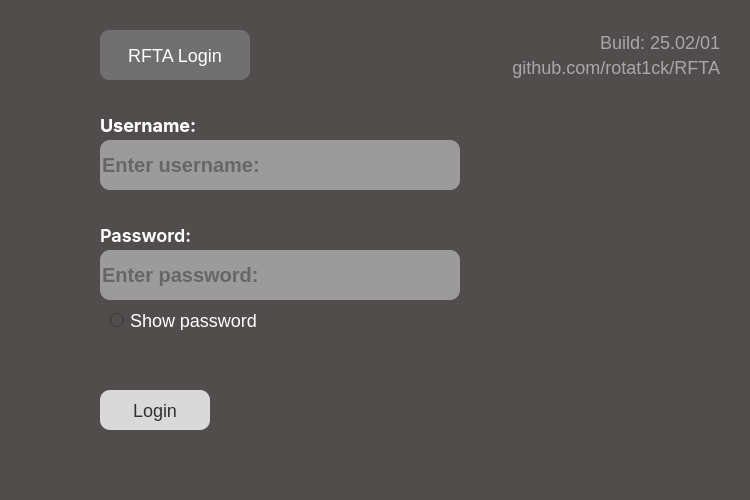
<?xml version="1.0" encoding="UTF-8"?>
<ui version="4.0">
 <class>Login</class>
 <widget class="QWidget" name="Login">
  <property name="geometry">
   <rect>
    <x>0</x>
    <y>0</y>
    <width>750</width>
    <height>500</height>
   </rect>
  </property>
  <property name="windowTitle">
   <string>MainWindow</string>
  </property>
  <property name="styleSheet">
   <string notr="true"/>
  </property>
  <widget class="QWidget" name="centralwidget" native="true">
   <property name="geometry">
    <rect>
     <x>0</x>
     <y>0</y>
     <width>750</width>
     <height>500</height>
    </rect>
   </property>
   <property name="styleSheet">
    <string notr="true">background: #514D4D;
</string>
   </property>
   <widget class="QWidget" name="UsernameButtonWidget" native="true">
    <property name="geometry">
     <rect>
      <x>100</x>
      <y>110</y>
      <width>360</width>
      <height>80</height>
     </rect>
    </property>
    <property name="styleSheet">
     <string notr="true"/>
    </property>
    <widget class="QLabel" name="UsernameLabel">
     <property name="geometry">
      <rect>
       <x>0</x>
       <y>0</y>
       <width>100</width>
       <height>30</height>
      </rect>
     </property>
     <property name="font">
      <font>
       <family>Inter</family>
       <pointsize>-1</pointsize>
       <italic>false</italic>
       <fontweight>DemiBold</fontweight>
      </font>
     </property>
     <property name="styleSheet">
      <string notr="true">font-family: 'Inter';
font-style: normal;
font-weight: 600;
font-size: 18px;
line-height: 19px;

color: #FFFFFF;
</string>
     </property>
     <property name="text">
      <string>Username:</string>
     </property>
     <property name="textFormat">
      <enum>Qt::TextFormat::AutoText</enum>
     </property>
     <property name="scaledContents">
      <bool>false</bool>
     </property>
     <property name="openExternalLinks">
      <bool>false</bool>
     </property>
    </widget>
    <widget class="QLineEdit" name="UsernameInput">
     <property name="geometry">
      <rect>
       <x>0</x>
       <y>30</y>
       <width>360</width>
       <height>50</height>
      </rect>
     </property>
     <property name="styleSheet">
      <string notr="true">background: #9B9B9B;
border-radius: 10px;
font-style: normal;
font-weight: 600;
font-size: 20px;
line-height: 19px;

color: #323232;</string>
     </property>
     <property name="placeholderText">
      <string>Enter username: </string>
     </property>
    </widget>
   </widget>
   <widget class="QWidget" name="PasswordButtonWidget" native="true">
    <property name="geometry">
     <rect>
      <x>100</x>
      <y>220</y>
      <width>360</width>
      <height>80</height>
     </rect>
    </property>
    <widget class="QLineEdit" name="PasswordInput">
     <property name="geometry">
      <rect>
       <x>0</x>
       <y>30</y>
       <width>360</width>
       <height>50</height>
      </rect>
     </property>
     <property name="contextMenuPolicy">
      <enum>Qt::ContextMenuPolicy::DefaultContextMenu</enum>
     </property>
     <property name="styleSheet">
      <string notr="true">background: #9B9B9B;
border-radius: 10px;
font-style: normal;
font-weight: 600;
font-size: 20px;
line-height: 19px;

color: #323232;</string>
     </property>
     <property name="inputMethodHints">
      <set>Qt::InputMethodHint::ImhNone</set>
     </property>
     <property name="placeholderText">
      <string>Enter password:</string>
     </property>
     <property name="clearButtonEnabled">
      <bool>false</bool>
     </property>
    </widget>
    <widget class="QLabel" name="PasswordLabel">
     <property name="geometry">
      <rect>
       <x>0</x>
       <y>0</y>
       <width>100</width>
       <height>30</height>
      </rect>
     </property>
     <property name="font">
      <font>
       <family>Inter SemiBold</family>
       <pointsize>-1</pointsize>
       <italic>false</italic>
       <fontweight>DemiBold</fontweight>
      </font>
     </property>
     <property name="styleSheet">
      <string notr="true">font-family: 'Inter SemiBold';
font-size: 18px;
line-height: 19px;

color: #FFFFFF;

</string>
     </property>
     <property name="text">
      <string>Password:</string>
     </property>
     <property name="alignment">
      <set>Qt::AlignmentFlag::AlignLeading|Qt::AlignmentFlag::AlignLeft|Qt::AlignmentFlag::AlignVCenter</set>
     </property>
    </widget>
   </widget>
   <widget class="QWidget" name="BuildInfoWidget" native="true">
    <property name="geometry">
     <rect>
      <x>490</x>
      <y>30</y>
      <width>230</width>
      <height>50</height>
     </rect>
    </property>
    <widget class="QLabel" name="BuildInfoLabel">
     <property name="geometry">
      <rect>
       <x>90</x>
       <y>0</y>
       <width>140</width>
       <height>25</height>
      </rect>
     </property>
     <property name="styleSheet">
      <string notr="true">font-family: 'Inter SemiBold';
font-size: 18px;
line-height: 22px;

color: rgba(255, 255, 255, 128);
</string>
     </property>
     <property name="text">
      <string>Build: 25.02/01</string>
     </property>
     <property name="alignment">
      <set>Qt::AlignmentFlag::AlignRight|Qt::AlignmentFlag::AlignTrailing|Qt::AlignmentFlag::AlignVCenter</set>
     </property>
    </widget>
    <widget class="QLabel" name="RepoInfoLabel">
     <property name="geometry">
      <rect>
       <x>0</x>
       <y>25</y>
       <width>230</width>
       <height>25</height>
      </rect>
     </property>
     <property name="styleSheet">
      <string notr="true">font-family: 'Inter SemiBold';
font-size: 18px;
line-height: 22px;

color: rgba(255, 255, 255, 128);</string>
     </property>
     <property name="text">
      <string>github.com/rotat1ck/RFTA</string>
     </property>
     <property name="alignment">
      <set>Qt::AlignmentFlag::AlignRight|Qt::AlignmentFlag::AlignTrailing|Qt::AlignmentFlag::AlignVCenter</set>
     </property>
    </widget>
   </widget>
   <widget class="QWidget" name="RFTALoginWidget" native="true">
    <property name="geometry">
     <rect>
      <x>100</x>
      <y>30</y>
      <width>150</width>
      <height>50</height>
     </rect>
    </property>
    <property name="styleSheet">
     <string notr="true">background: #707070;
border-radius: 10px;
</string>
    </property>
    <widget class="QLabel" name="RFTALoginLabel">
     <property name="geometry">
      <rect>
       <x>0</x>
       <y>0</y>
       <width>150</width>
       <height>50</height>
      </rect>
     </property>
     <property name="styleSheet">
      <string notr="true">font-family: 'Inter SemiBold';
font-size: 18px;
line-height: 22px;

color: #FFFFFF;

</string>
     </property>
     <property name="text">
      <string>RFTA Login</string>
     </property>
     <property name="alignment">
      <set>Qt::AlignmentFlag::AlignCenter</set>
     </property>
    </widget>
   </widget>
   <widget class="QRadioButton" name="ShowPasswordButton">
    <property name="enabled">
     <bool>true</bool>
    </property>
    <property name="geometry">
     <rect>
      <x>110</x>
      <y>310</y>
      <width>170</width>
      <height>20</height>
     </rect>
    </property>
    <property name="styleSheet">
     <string notr="true">font-family: 'Inter SemiBold';
font-size: 18px;
line-height: 22px;

color: #FFFFFF;

</string>
    </property>
    <property name="text">
     <string>Show password</string>
    </property>
    <property name="iconSize">
     <size>
      <width>16</width>
      <height>16</height>
     </size>
    </property>
    <property name="checkable">
     <bool>true</bool>
    </property>
    <property name="checked">
     <bool>false</bool>
    </property>
    <property name="autoExclusive">
     <bool>false</bool>
    </property>
   </widget>
   <widget class="QPushButton" name="LoginButton">
    <property name="geometry">
     <rect>
      <x>100</x>
      <y>390</y>
      <width>110</width>
      <height>40</height>
     </rect>
    </property>
    <property name="cursor">
     <cursorShape>PointingHandCursor</cursorShape>
    </property>
    <property name="styleSheet">
     <string notr="true">background: #D9D9D9;
border-radius: 10px;

font-family: 'Inter SemiBold';
font-size: 18px;
line-height: 22px;

color: #323232;

</string>
    </property>
    <property name="text">
     <string>Login</string>
    </property>
    <property name="checkable">
     <bool>true</bool>
    </property>
    <property name="autoDefault">
     <bool>false</bool>
    </property>
   </widget>
  </widget>
 </widget>
 <resources/>
 <connections/>
</ui>
